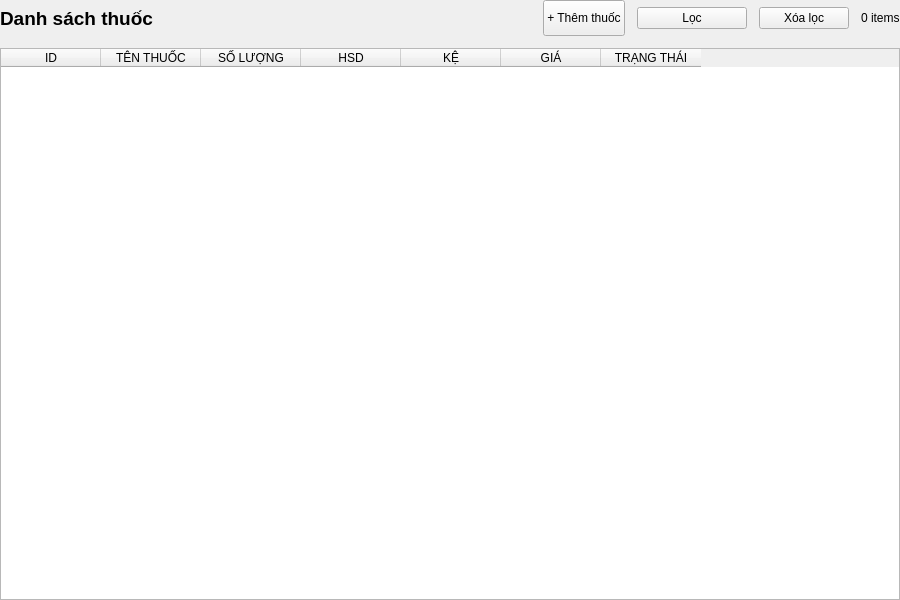
<?xml version="1.0" encoding="UTF-8"?>
<ui version="4.0">
 <class>InventoryView</class>
 <widget class="QWidget" name="InventoryView">
  <property name="geometry">
   <rect>
    <x>0</x>
    <y>0</y>
    <width>900</width>
    <height>600</height>
   </rect>
  </property>
  <layout class="QVBoxLayout" name="main_layout">
   <property name="leftMargin"><number>0</number></property>
   <property name="topMargin"><number>0</number></property>
   <property name="rightMargin"><number>0</number></property>
   <property name="bottomMargin"><number>0</number></property>
   <property name="spacing"><number>12</number></property>
   <item>
    <layout class="QHBoxLayout" name="header_layout">
     <item>
      <widget class="QLabel" name="lbl_title">
       <property name="text">
        <string>Danh sách thuốc</string>
       </property>
       <property name="font">
        <font>
         <pointsize>14</pointsize>
         <bold>true</bold>
        </font>
       </property>
      </widget>
     </item>
     <item>
      <spacer name="header_spacer">
       <property name="orientation">
        <enum>Qt::Horizontal</enum>
       </property>
       <property name="sizeHint" stdset="0">
        <size>
         <width>40</width>
         <height>20</height>
        </size>
       </property>
      </spacer>
     </item>
     <item>
      <widget class="QPushButton" name="btn_add">
       <property name="text">
        <string>+ Thêm thuốc</string>
       </property>
       <property name="minimumSize">
        <size>
         <width>0</width>
         <height>36</height>
        </size>
       </property>
       <property name="maximumSize">
        <size>
         <width>16777215</width>
         <height>36</height>
        </size>
       </property>
      </widget>
     </item>
     <item>
      <widget class="QPushButton" name="btn_filter">
       <property name="text">
        <string>Lọc</string>
       </property>
       <property name="fixedWidth" stdset="0">
        <number>110</number>
       </property>
       <property name="minimumSize">
        <size>
         <width>110</width>
         <height>0</height>
        </size>
       </property>
       <property name="maximumSize">
        <size>
         <width>110</width>
         <height>16777215</height>
        </size>
       </property>
      </widget>
     </item>
     <item>
      <widget class="QPushButton" name="btn_clear_filter">
       <property name="text">
        <string>Xóa lọc</string>
       </property>
       <property name="visible">
        <bool>false</bool>
       </property>
       <property name="minimumSize">
        <size>
         <width>90</width>
         <height>0</height>
        </size>
       </property>
       <property name="maximumSize">
        <size>
         <width>90</width>
         <height>16777215</height>
        </size>
       </property>
      </widget>
     </item>
     <item>
      <widget class="QLabel" name="lbl_count">
       <property name="text">
        <string>0 items</string>
       </property>
      </widget>
     </item>
    </layout>
   </item>
   <item>
    <widget class="QTableWidget" name="tbl_medicines">
     <property name="selectionBehavior">
      <enum>QAbstractItemView::SelectRows</enum>
     </property>
     <property name="selectionMode">
      <enum>QAbstractItemView::SingleSelection</enum>
     </property>
     <property name="alternatingRowColors">
      <bool>true</bool>
     </property>
     <property name="sortingEnabled">
      <bool>true</bool>
     </property>
     <property name="showGrid">
      <bool>false</bool>
     </property>
     <attribute name="verticalHeaderVisible">
      <bool>false</bool>
     </attribute>
     <column><property name="text"><string>ID</string></property></column>
     <column><property name="text"><string>TÊN THUỐC</string></property></column>
     <column><property name="text"><string>SỐ LƯỢNG</string></property></column>
     <column><property name="text"><string>HSD</string></property></column>
     <column><property name="text"><string>KỆ</string></property></column>
     <column><property name="text"><string>GIÁ</string></property></column>
     <column><property name="text"><string>TRẠNG THÁI</string></property></column>
    </widget>
   </item>
  </layout>
 </widget>
 <resources/>
 <connections/>
</ui>
